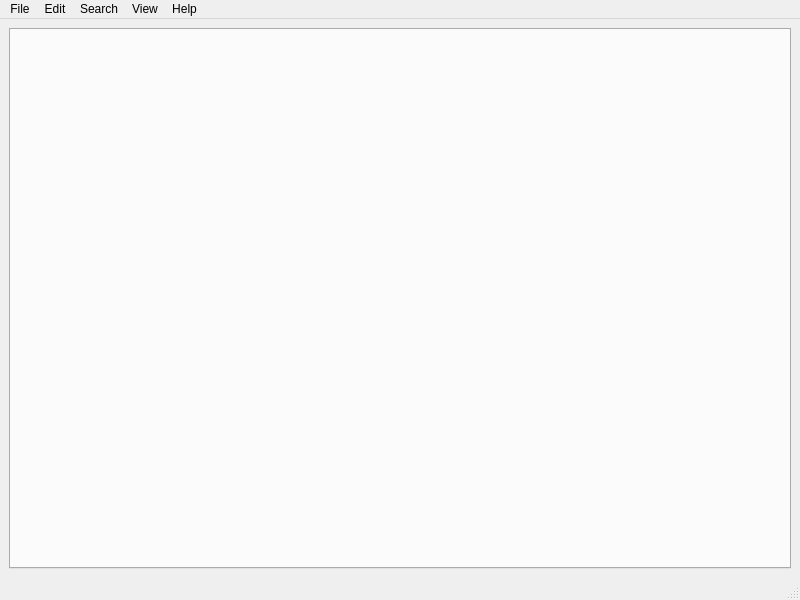
<?xml version="1.0" encoding="UTF-8"?>
<ui version="4.0">
 <class>MainWindow</class>
 <widget class="QMainWindow" name="MainWindow">
  <property name="geometry">
   <rect>
    <x>0</x>
    <y>0</y>
    <width>800</width>
    <height>600</height>
   </rect>
  </property>
  <property name="windowTitle">
   <string>MainWindow</string>
  </property>
  <widget class="QWidget" name="centralwidget">
   <layout class="QGridLayout" name="gridLayout">
    <item row="0" column="0">
     <layout class="QHBoxLayout" name="horizontalLayout">
      <item>
       <widget class="QTabWidget" name="tabWidget">
        <property name="currentIndex">
         <number>-1</number>
        </property>
       </widget>
      </item>
     </layout>
    </item>
   </layout>
  </widget>
  <widget class="QMenuBar" name="menubar">
   <property name="geometry">
    <rect>
     <x>0</x>
     <y>0</y>
     <width>800</width>
     <height>21</height>
    </rect>
   </property>
   <widget class="QMenu" name="menuTarget_1">
    <property name="title">
     <string>File</string>
    </property>
    <widget class="QMenu" name="menuOpen_Recent">
     <property name="title">
      <string>Open Recent</string>
     </property>
     <addaction name="actionClear"/>
    </widget>
    <addaction name="actionNew"/>
    <addaction name="actionTarget_1_2"/>
    <addaction name="menuOpen_Recent"/>
    <addaction name="actionSave"/>
    <addaction name="actionSave_as"/>
    <addaction name="actionSave_all"/>
    <addaction name="separator"/>
    <addaction name="actionSave_and_Exit"/>
    <addaction name="actionExit"/>
   </widget>
   <widget class="QMenu" name="menuTarget_2">
    <property name="title">
     <string>Edit</string>
    </property>
    <widget class="QMenu" name="menuEncoding">
     <property name="title">
      <string>Encoding</string>
     </property>
     <addaction name="actionutf_8"/>
     <addaction name="actionascii"/>
    </widget>
    <addaction name="actionTarget_2_1"/>
    <addaction name="actionTarget_2_2"/>
    <addaction name="separator"/>
    <addaction name="actionCut"/>
    <addaction name="actionCopy"/>
    <addaction name="separator"/>
    <addaction name="actionPaste"/>
    <addaction name="separator"/>
    <addaction name="actionSelect_All_2"/>
    <addaction name="separator"/>
    <addaction name="menuEncoding"/>
    <addaction name="separator"/>
    <addaction name="actionPreferences"/>
   </widget>
   <widget class="QMenu" name="menuTarget_3">
    <property name="title">
     <string>Search</string>
    </property>
    <addaction name="actionTarget_3_1"/>
    <addaction name="actionTarget_3_2"/>
   </widget>
   <widget class="QMenu" name="menuView">
    <property name="title">
     <string>View</string>
    </property>
    <addaction name="actionShow_Spaces_and_Tabs"/>
    <addaction name="actionShow_EOLs"/>
    <addaction name="actionShow_all_symbols"/>
    <addaction name="actionWord_wrap"/>
   </widget>
   <widget class="QMenu" name="menuHelp">
    <property name="title">
     <string>Help</string>
    </property>
    <addaction name="actionOpen_GitHub_project"/>
    <addaction name="actionAbout"/>
   </widget>
   <addaction name="menuTarget_1"/>
   <addaction name="menuTarget_2"/>
   <addaction name="menuTarget_3"/>
   <addaction name="menuView"/>
   <addaction name="menuHelp"/>
  </widget>
  <widget class="QStatusBar" name="statusbar"/>
  <action name="actionNew">
   <property name="text">
    <string>New</string>
   </property>
  </action>
  <action name="actionTarget_1_2">
   <property name="text">
    <string>Open</string>
   </property>
  </action>
  <action name="actionTarget_2_1">
   <property name="text">
    <string>Undo</string>
   </property>
  </action>
  <action name="actionTarget_2_2">
   <property name="text">
    <string>Redo</string>
   </property>
  </action>
  <action name="actionTarget_3_1">
   <property name="text">
    <string>Find</string>
   </property>
  </action>
  <action name="actionTarget_3_2">
   <property name="text">
    <string>Replace</string>
   </property>
  </action>
  <action name="actionClear">
   <property name="text">
    <string>Clear</string>
   </property>
  </action>
  <action name="actionSave">
   <property name="text">
    <string>Save</string>
   </property>
  </action>
  <action name="actionSave_as">
   <property name="text">
    <string>Save As</string>
   </property>
  </action>
  <action name="actionSave_all">
   <property name="text">
    <string>Save All</string>
   </property>
  </action>
  <action name="actionSave_and_Exit">
   <property name="text">
    <string>Save and Exit</string>
   </property>
  </action>
  <action name="actionExit">
   <property name="text">
    <string>Exit</string>
   </property>
  </action>
  <action name="actionCut">
   <property name="text">
    <string>Cut</string>
   </property>
  </action>
  <action name="actionCopy">
   <property name="text">
    <string>Copy</string>
   </property>
  </action>
  <action name="actionPaste">
   <property name="text">
    <string>Paste</string>
   </property>
  </action>
  <action name="actionSelect_All">
   <property name="text">
    <string>Select All</string>
   </property>
  </action>
  <action name="actionutf_8">
   <property name="text">
    <string>utf-8</string>
   </property>
  </action>
  <action name="actionascii">
   <property name="text">
    <string>ascii</string>
   </property>
  </action>
  <action name="actionSelect_All_2">
   <property name="text">
    <string>Select All</string>
   </property>
  </action>
  <action name="actionPreferences">
   <property name="text">
    <string>Preferences</string>
   </property>
  </action>
  <action name="actionShow_Spaces_and_Tabs">
   <property name="checkable">
    <bool>true</bool>
   </property>
   <property name="text">
    <string>Show Spaces and Tabs</string>
   </property>
  </action>
  <action name="actionShow_EOLs">
   <property name="checkable">
    <bool>true</bool>
   </property>
   <property name="text">
    <string>Show EOLs</string>
   </property>
  </action>
  <action name="actionShow_all_symbols">
   <property name="checkable">
    <bool>true</bool>
   </property>
   <property name="text">
    <string>Show all symbols</string>
   </property>
  </action>
  <action name="actionWord_wrap">
   <property name="checkable">
    <bool>true</bool>
   </property>
   <property name="text">
    <string>Word wrap</string>
   </property>
  </action>
  <action name="actionOpen_GitHub_project">
   <property name="text">
    <string>Open GitHub project</string>
   </property>
  </action>
  <action name="actionAbout">
   <property name="text">
    <string>About</string>
   </property>
  </action>
 </widget>
 <resources/>
 <connections>
  <connection>
   <sender>actionAbout</sender>
   <signal>triggered()</signal>
   <receiver>MainWindow</receiver>
   <slot>slotAbout()</slot>
   <hints>
    <hint type="sourcelabel">
     <x>-1</x>
     <y>-1</y>
    </hint>
    <hint type="destinationlabel">
     <x>399</x>
     <y>299</y>
    </hint>
   </hints>
  </connection>
  <connection>
   <sender>actionNew</sender>
   <signal>triggered()</signal>
   <receiver>MainWindow</receiver>
   <slot>slotNew()</slot>
   <hints>
    <hint type="sourcelabel">
     <x>-1</x>
     <y>-1</y>
    </hint>
    <hint type="destinationlabel">
     <x>399</x>
     <y>299</y>
    </hint>
   </hints>
  </connection>
  <connection>
   <sender>actionExit</sender>
   <signal>triggered()</signal>
   <receiver>MainWindow</receiver>
   <slot>slotExit()</slot>
   <hints>
    <hint type="sourcelabel">
     <x>-1</x>
     <y>-1</y>
    </hint>
    <hint type="destinationlabel">
     <x>399</x>
     <y>299</y>
    </hint>
   </hints>
  </connection>
 </connections>
 <slots>
  <slot>slotAbout()</slot>
  <slot>slotExit()</slot>
  <slot>slotNew()</slot>
 </slots>
</ui>
